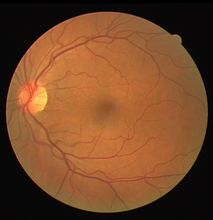
%> input picture retina_images_01_10/1.tif, 213 x 220 px, shrunk from 565 x 584 before the run
$ octave test6.m   (GNU Octave 9; MATLAB toolbox functions it lacks are replaced by stand-ins)
%> lines starting %> are read from the running program, lines starting %| are printed output that depends on the picture
### laplacian.m
 function sharped_img = laplacian(ori)
sizef = 3;
% ori = rgb2gray(imread('retina_images_01_10/1.tif'));
offset = (sizef + 1)/2;
[r,c] = size(ori);
new_img = zeros(r,c);
lapf = [0,1,0;1,-4,1;0,1,0];
sharped_img = conv2(ori,lapf,'same');
for i = 1 : r
    for j = 1 : c
       new_img1(i,j) = ori(i,j) - sharped_img(i,j);
    end
end
figure;
imshow(uint8(sharped_img));
end

### sobel.m
function img = sobel(ori) %sobel operators;
  %ori = rgb2gray(imread('retina_images_01_10/1.tif'));
%offset = (sizef + 1)/2;
[r,c] = size(ori);
 reb1 = [-1,0,1;-2,0,2;-1,0,1];
 reb2 = [-1,-2,-1;0,0,0;1,2,1];
  img = zeros(r,c);
% [17 lines of commented-out code are left out]
img_x = conv2(ori,reb1,'same');
img_y = conv2(ori,reb2,'same');
for i = 1 : r
    for j = 1 : c
        img(i,j) = double(double(img_x(i,j))^2 + double(img_y(i,j))^2)^(1/2);
    end
end


             %close all;
             imshow(uint8(img));

end

### meidianFilter.m
function img = meidianFilter(I,sizef)
% I = ori_gray;
%sizef = 3;
[r,c] = size(I);
offset = (sizef+1)/2;
new_I = zeros(r+2*(offset-1),c+2*(offset-1));
new_I(offset:r+offset-1,offset:c+offset-1) = I;
img = zeros(r,c);
for i = offset : r+offset-1
    for j = offset : c+offset-1
        lf = zeros(1,sizef^2);
        for x = 1 : sizef
            for y = 1 : sizef
                lf(1,(x-1)*sizef+y) = new_I(i+x-offset,j+y-offset);
                if (x-1)*sizef+y > 1
                    for i1 = (x-1)*sizef+y:-1:2
                        if lf(1,i1) < lf(1,i1-1)
                            mei = lf(1,i1);
                            lf(1,i1) = lf(1,i1-1);
                            lf(1,i1-1) = mei;
                        end
                    end
                end
            end
        end
        img(i-offset+1,j-offset+1) = lf(1,(sizef^2+1)/2);
    end
end


### Senlin_Xiao_16522077/test6.m
%suppression
close all;
ori = rgb2gray(imread('retina_images_01_10/1.tif'));
%> ori: size 220x213 uint8; min 0, max 221, mean 82.6
lap_pic = laplacian(ori);
%> in laplacian, `sharped_img = conv2(ori,lapf,'same');`:
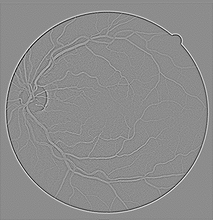
%> sharped_img: size 220x213 double; min -179, max 145, mean -0.1; drawn with min black and max white
%> after the loop in laplacian, `for i = 1 : r`:
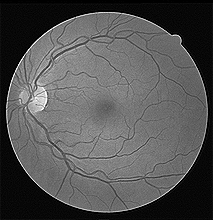
%> new_img1: size 220x213 uint8; min 0, max 255, mean 83.6
figure;
imshow(lap_pic);
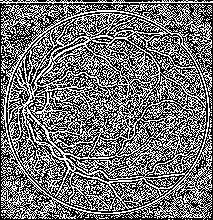
%> displayed picture: size 220x213, on the screen's scale of 0 to 255; 44.6% white in thin lines or dots
sob_pic = sobel(ori);
%> in sobel, `img_y = conv2(ori,reb2,'same');`:
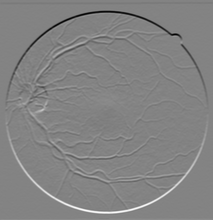
%> img_y: size 220x213 double; min -495, max 466, mean -0.1; drawn with min black and max white
%> after the loop in sobel, `for i = 1 : r`:
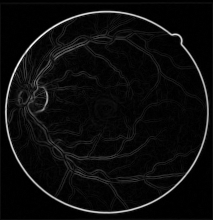
%> img: size 220x213 double; min 0, max 561.4, mean 27.5; drawn with min black and max white
%> in sobel, `imshow(uint8(img));`:
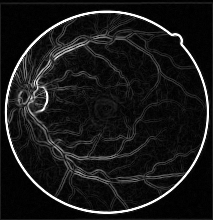
%> displayed picture: size 220x213, on the screen's scale of 0 to 255; min 0, max 255, mean 24.4
figure;
imshow(uint8(sob_pic));
meidian_pic = meidianFilter(sob_pic,5);
%> in meidianFilter, `new_I(offset:r+offset-1,offset:c+offset-1) = I;`:
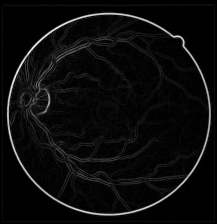
%> new_I: size 224x217 double; min 0, max 561.4, mean 26.5; drawn with min black and max white
%> (the run ends here)
